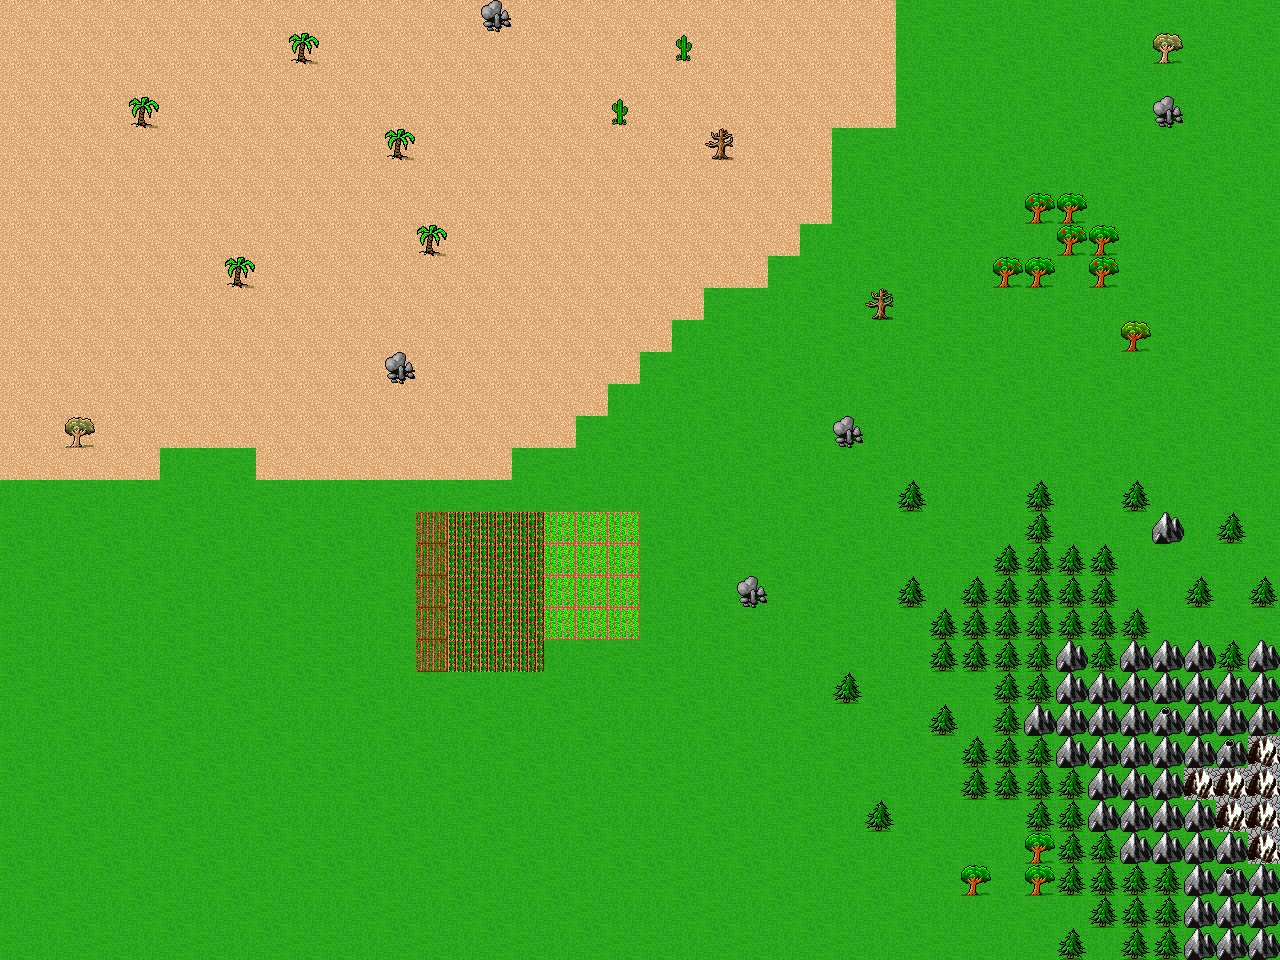

A level layout from a 2D game, rendered from its tile map. Below: a short description, then the map file with its tile-grid data intact:
An orthogonal 40x30 tile map with 32x32 px tiles, 2 tile layers (background, foreground).

<map version="2017.05.16" orientation="orthogonal" renderorder="right-down" width="40" height="30" tilewidth="32" tileheight="32" nextobjectid="1">
 <tileset firstgid="1" source="dg-grounds32png.tsx" />
 <layer name="background" width="40" height="30">
  <data encoding="csv">
13,13,13,13,13,13,13,13,13,13,13,13,13,13,13,13,13,13,13,13,13,13,13,13,13,13,13,13,12,10,10,11,12,10,11,12,10,11,12,10,
13,13,13,13,13,13,13,13,13,13,13,13,13,13,13,13,13,13,13,13,13,13,13,13,13,13,13,13,11,12,12,10,11,12,10,11,12,10,11,12,
13,13,13,13,13,13,13,13,13,13,13,13,13,13,13,13,13,13,13,13,13,13,13,13,13,13,13,13,10,11,11,12,10,11,12,10,11,12,10,11,
13,13,13,13,13,13,13,13,13,13,13,13,13,13,13,13,13,13,13,13,13,13,13,13,13,13,13,13,12,10,10,11,12,10,11,12,10,11,12,10,
13,13,13,13,13,13,13,13,13,13,13,13,13,13,13,13,13,13,13,13,13,13,13,13,13,13,12,10,11,12,12,10,11,12,10,11,12,10,11,12,
13,13,13,13,13,13,13,13,13,13,13,13,13,13,13,13,13,13,13,13,13,13,13,13,13,13,11,12,10,11,11,12,10,11,12,10,11,12,10,11,
13,13,13,13,13,13,13,13,13,13,13,13,13,13,13,13,13,13,13,13,13,13,13,13,13,13,10,11,12,10,10,11,12,10,11,12,10,11,12,10,
13,13,13,13,13,13,13,13,13,13,13,13,13,13,13,13,13,13,13,13,13,13,13,13,13,11,12,10,11,12,12,10,11,12,10,11,12,10,11,12,
13,13,13,13,13,13,13,13,13,13,13,13,13,13,13,13,13,13,13,13,13,13,13,13,12,10,11,12,10,11,11,12,10,11,12,10,11,12,10,11,
13,13,13,13,13,13,13,13,13,13,13,13,13,13,13,13,13,13,13,13,13,13,12,10,11,12,10,11,12,10,10,11,12,10,11,12,10,11,12,10,
13,13,13,13,13,13,13,13,13,13,13,13,13,13,13,13,13,13,13,13,13,11,12,10,11,12,10,11,12,10,10,11,12,10,11,12,10,11,12,10,
13,13,13,13,13,13,13,13,13,13,13,13,13,13,13,13,13,13,13,13,12,10,11,12,10,11,12,10,11,12,12,10,11,12,10,11,12,10,11,12,
13,13,13,13,13,13,13,13,13,13,13,13,13,13,13,13,13,13,13,11,11,12,10,11,12,10,11,12,10,11,11,12,10,11,12,10,11,12,10,11,
13,13,13,13,13,13,13,13,13,13,13,13,13,13,13,13,13,13,12,10,10,11,12,10,11,12,10,11,12,10,10,11,12,10,11,12,10,11,12,10,
13,13,13,13,13,11,12,10,13,13,13,13,13,13,13,13,12,10,11,12,12,10,11,12,10,11,12,10,11,12,12,10,11,12,10,11,12,10,11,12,
11,12,10,11,12,10,11,12,10,11,11,12,10,11,12,10,11,12,10,11,11,12,10,11,12,10,11,12,10,11,11,12,10,11,12,10,11,12,10,11,
10,11,12,10,11,12,10,11,12,10,10,11,12,10,11,12,10,11,12,10,10,11,12,10,11,12,10,11,12,10,10,11,12,10,11,12,10,11,12,10,
12,10,11,12,10,11,12,10,11,12,12,10,11,12,10,11,12,10,11,12,12,10,11,12,10,11,12,10,11,12,12,10,11,12,10,11,12,10,11,12,
11,12,10,11,12,10,11,12,10,11,11,12,10,11,12,10,11,12,10,11,11,12,10,11,12,10,11,12,10,11,11,12,10,11,12,10,11,12,10,11,
10,11,12,10,11,12,10,11,12,10,10,11,12,10,11,12,10,11,12,10,10,11,12,10,11,12,10,11,12,10,10,11,12,10,11,12,10,11,12,10,
10,11,12,10,11,12,10,11,12,10,10,11,12,10,11,12,10,11,12,10,10,11,12,10,11,12,10,11,12,10,10,11,12,10,11,12,10,11,12,10,
12,10,11,12,10,11,12,10,11,12,12,10,11,12,10,11,12,10,11,12,12,10,11,12,10,11,12,10,11,12,12,10,11,12,10,11,12,10,11,12,
11,12,10,11,12,10,11,12,10,11,11,12,10,11,12,10,11,12,10,11,11,12,10,11,12,10,11,12,10,11,11,12,10,11,12,10,11,12,10,11,
10,11,12,10,11,12,10,11,12,10,10,11,12,10,11,12,10,11,12,10,10,11,12,10,11,12,10,11,12,10,10,11,12,10,11,12,10,11,12,10,
12,10,11,12,10,11,12,10,11,12,12,10,11,12,10,11,12,10,11,12,12,10,11,12,10,11,12,10,11,12,12,10,11,12,10,11,12,10,11,12,
11,12,10,11,12,10,11,12,10,11,11,12,10,11,12,10,11,12,10,11,11,12,10,11,12,10,11,12,10,11,11,12,10,11,12,10,11,12,10,11,
10,11,12,10,11,12,10,11,12,10,10,11,12,10,11,12,10,11,12,10,10,11,12,10,11,12,10,11,12,10,10,11,12,10,11,12,10,11,12,10,
12,10,11,12,10,11,12,10,11,12,12,10,11,12,10,11,12,10,11,12,12,10,11,12,10,11,12,10,11,12,12,10,11,12,10,11,12,10,11,12,
11,12,10,11,12,10,11,12,10,11,11,12,10,11,12,10,11,12,10,11,11,12,10,11,12,10,11,12,10,11,11,12,10,11,12,10,11,12,10,11,
10,11,12,10,11,12,10,11,12,10,10,11,12,10,11,12,10,11,12,10,10,11,12,10,11,12,10,11,12,10,10,11,12,10,11,12,10,11,12,10
</data>
 </layer>
 <layer name="foreground" width="40" height="30">
  <data encoding="csv">
0,0,0,0,0,0,0,0,0,0,0,0,0,0,0,169,0,0,0,0,0,0,0,0,0,0,0,0,0,0,0,0,0,0,0,0,0,0,0,0,
0,0,0,0,0,0,0,0,0,70,0,0,0,0,0,0,0,0,0,0,0,67,0,0,0,0,0,0,0,0,0,0,0,0,0,0,58,0,0,0,
0,0,0,0,0,0,0,0,0,0,0,0,0,0,0,0,0,0,0,0,0,0,0,0,0,0,0,0,0,0,0,0,0,0,0,0,0,0,0,0,
0,0,0,0,70,0,0,0,0,0,0,0,0,0,0,0,0,0,0,67,0,0,0,0,0,0,0,0,0,0,0,0,0,0,0,0,169,0,0,0,
0,0,0,0,0,0,0,0,0,0,0,0,70,0,0,0,0,0,0,0,0,0,142,0,0,0,0,0,0,0,0,0,0,0,0,0,0,0,0,0,
0,0,0,0,0,0,0,0,0,0,0,0,0,0,0,0,0,0,0,0,0,0,0,0,0,0,0,0,0,0,0,0,0,0,0,0,0,0,0,0,
0,0,0,0,0,0,0,0,0,0,0,0,0,0,0,0,0,0,0,0,0,0,0,0,0,0,0,0,0,0,0,0,56,55,0,0,0,0,0,0,
0,0,0,0,0,0,0,0,0,0,0,0,0,70,0,0,0,0,0,0,0,0,0,0,0,0,0,0,0,0,0,0,0,56,55,0,0,0,0,0,
0,0,0,0,0,0,0,70,0,0,0,0,0,0,0,0,0,0,0,0,0,0,0,0,0,0,0,0,0,0,0,56,55,0,56,0,0,0,0,0,
0,0,0,0,0,0,0,0,0,0,0,0,0,0,0,0,0,0,0,0,0,0,0,0,0,0,0,142,0,0,0,0,0,0,0,0,0,0,0,0,
0,0,0,0,0,0,0,0,0,0,0,0,0,0,0,0,0,0,0,0,0,0,0,0,0,0,0,0,0,0,0,0,0,0,0,57,0,0,0,0,
0,0,0,0,0,0,0,0,0,0,0,0,169,0,0,0,0,0,0,0,0,0,0,0,0,0,0,0,0,0,0,0,0,0,0,0,0,0,0,0,
0,0,0,0,0,0,0,0,0,0,0,0,0,0,0,0,0,0,0,0,0,0,0,0,0,0,0,0,0,0,0,0,0,0,0,0,0,0,0,0,
0,0,58,0,0,0,0,0,0,0,0,0,0,0,0,0,0,0,0,0,0,0,0,0,0,0,169,0,0,0,0,0,0,0,0,0,0,0,0,0,
0,0,0,0,0,0,0,0,0,0,0,0,0,0,0,0,0,0,0,0,0,0,0,0,0,0,0,0,0,0,0,0,0,0,0,0,0,0,0,0,
0,0,0,0,0,0,0,0,0,0,0,0,0,0,0,0,0,0,0,0,0,0,0,0,0,0,0,0,61,0,0,0,61,0,0,61,0,0,0,0,
0,0,0,0,0,0,0,0,0,0,0,0,0,154,157,157,157,160,160,160,0,0,0,0,0,0,0,0,0,0,0,0,61,0,0,0,118,0,61,0,
0,0,0,0,0,0,0,0,0,0,0,0,0,154,157,157,157,160,160,160,0,0,0,0,0,0,0,0,0,0,0,61,61,61,61,0,0,0,0,0,
0,0,0,0,0,0,0,0,0,0,0,0,0,154,157,157,157,160,160,160,0,0,0,169,0,0,0,0,61,0,61,61,61,61,61,0,0,61,0,61,
0,0,0,0,0,0,0,0,0,0,0,0,0,154,157,157,157,160,160,160,0,0,0,0,0,0,0,0,0,61,61,61,61,61,61,61,0,0,0,0,
0,0,0,0,0,0,0,0,0,0,0,0,0,154,157,157,157,0,0,0,0,0,0,0,0,0,0,0,0,61,61,61,61,118,61,118,118,118,61,118,
0,0,0,0,0,0,0,0,0,0,0,0,0,0,0,0,0,0,0,0,0,0,0,0,0,0,61,0,0,0,0,61,61,118,118,118,118,118,118,118,
0,0,0,0,0,0,0,0,0,0,0,0,0,0,0,0,0,0,0,0,0,0,0,0,0,0,0,0,0,61,0,61,118,118,118,118,121,118,118,118,
0,0,0,0,0,0,0,0,0,0,0,0,0,0,0,0,0,0,0,0,0,0,0,0,0,0,0,0,0,0,61,61,61,118,118,118,118,118,121,54,
0,0,0,0,0,0,0,0,0,0,0,0,0,0,0,0,0,0,0,0,0,0,0,0,0,0,0,0,0,0,61,61,61,61,118,118,118,54,54,54,
0,0,0,0,0,0,0,0,0,0,0,0,0,0,0,0,0,0,0,0,0,0,0,0,0,0,0,61,0,0,0,0,61,61,118,118,118,118,54,54,
0,0,0,0,0,0,0,0,0,0,0,0,0,0,0,0,0,0,0,0,0,0,0,0,0,0,0,0,0,0,0,0,55,61,61,118,118,118,118,54,
0,0,0,0,0,0,0,0,0,0,0,0,0,0,0,0,0,0,0,0,0,0,0,0,0,0,0,0,0,0,55,0,55,61,61,61,61,118,121,118,
0,0,0,0,0,0,0,0,0,0,0,0,0,0,0,0,0,0,0,0,0,0,0,0,0,0,0,0,0,0,0,0,0,0,61,61,61,118,118,118,
0,0,0,0,0,0,0,0,0,0,0,0,0,0,0,0,0,0,0,0,0,0,0,0,0,0,0,0,0,0,0,0,0,61,0,61,61,118,118,118
</data>
 </layer>
</map>